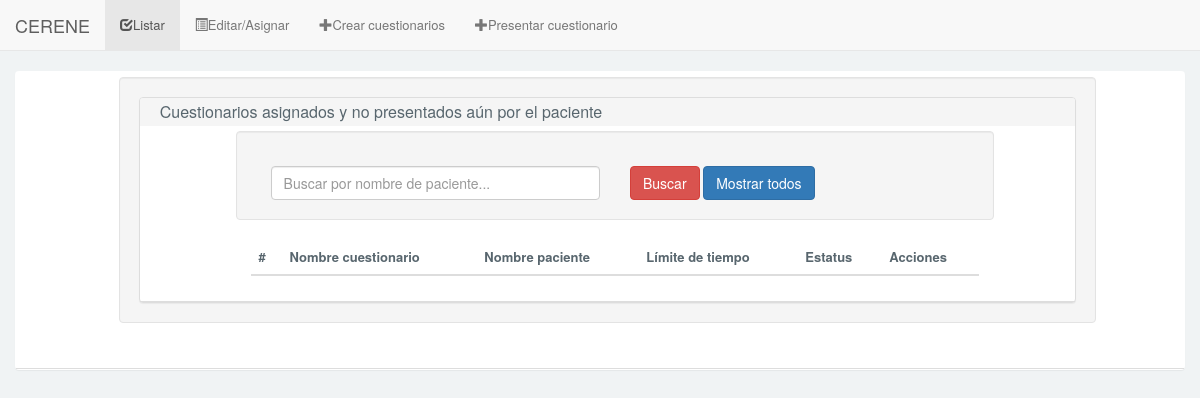
Page /Cuestionario/cuestionarioListarBuscarANP.php on the earlier database version.
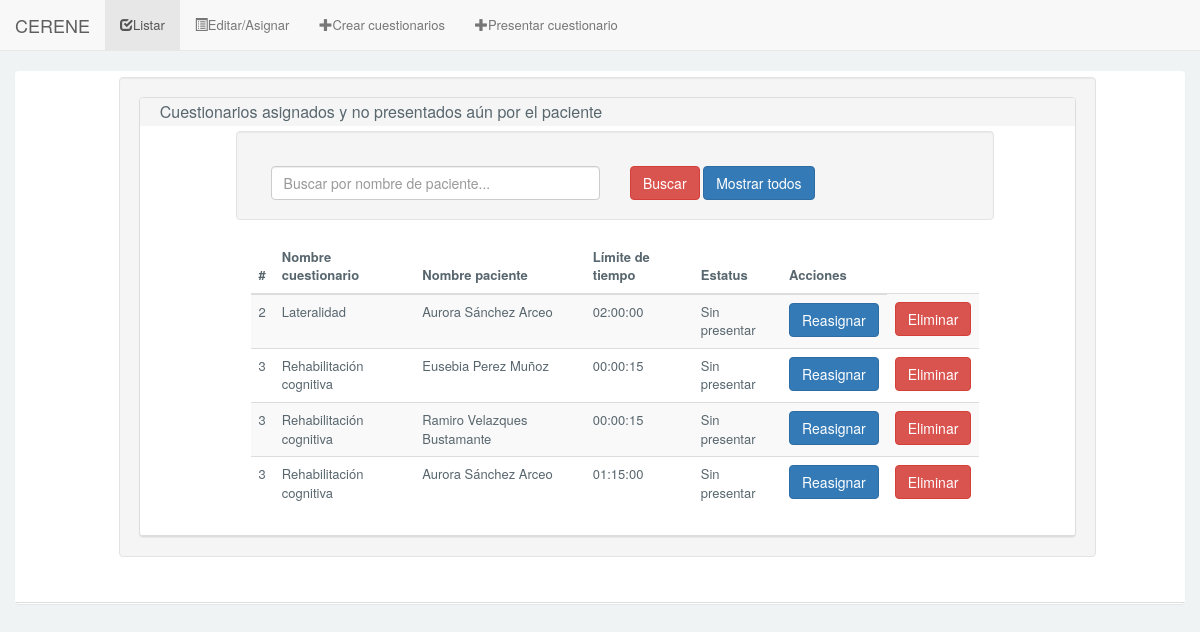
Same page on the later database version.
### tables this page shows
CREATE TABLE IF NOT EXISTS `cuestionarioResuelto` (
  `idCuestionarioResuelto` INT NOT NULL AUTO_INCREMENT,
  `estatus` TINYINT(1) NULL,
  `fecha` DATE NULL,
  `tiempoInicio` TIME NULL,
  `tiempoFin` TIME NULL,
  `limiteTiempo` TIME NULL,
  `puntuacion` INT(3) NULL,
  `intento` INT(2) NULL,
  `idPaciente` INT NOT NULL,
  `idCuestionario` INT NOT NULL,
  PRIMARY KEY (`idCuestionarioResuelto`),
  INDEX `fk_cuestionarioResuelto_Paciente1_idx` (`idPaciente` ASC),
  INDEX `fk_cuestionarioResuelto_cuestionario1_idx` (`idCuestionario` ASC),
  CONSTRAINT `fk_cuestionarioResuelto_Paciente1`
    FOREIGN KEY (`idPaciente`)
    REFERENCES `Paciente` (`idPaciente`)
    ON DELETE NO ACTION
    ON UPDATE NO ACTION,
  CONSTRAINT `fk_cuestionarioResuelto_cuestionario1`
    FOREIGN KEY (`idCuestionario`)
    REFERENCES `cuestionario` (`idCuestionario`)
    ON DELETE NO ACTION
    ON UPDATE NO ACTION);

CREATE TABLE IF NOT EXISTS `cuestionario` (
  `idCuestionario` INT NOT NULL AUTO_INCREMENT,
  `nombre` VARCHAR(200) NOT NULL,
  PRIMARY KEY (`idCuestionario`));

CREATE TABLE IF NOT EXISTS `Paciente` (
  `idPaciente` INT NOT NULL AUTO_INCREMENT,
  `nombre` VARCHAR(100) NOT NULL,
  `apellidoPaterno` VARCHAR(100) NOT NULL,
  `apellidoMaterno` VARCHAR(100) NOT NULL,
  `numHermanos` INT NOT NULL,
  `lateralidad` VARCHAR(15) NOT NULL,
  `gradoEscolar` VARCHAR(45) NOT NULL,
  `fechaNacimiento` DATE NULL,
  `calle` VARCHAR(255) NULL,
  `numero` VARCHAR(45) NULL,
  `colonia` VARCHAR(100) NULL,
  `municipio` VARCHAR(100) NULL,
  `estado` VARCHAR(50) NULL,
  `cp` INT NULL,
  `genero` VARCHAR(10) NOT NULL,
  `foto` VARCHAR(255) NULL,
  PRIMARY KEY (`idPaciente`));

### Cuestionario/models/cuestionariosResueltos_models.php (called while the page is built, shortened)
<?php
	class cuestionariosResueltos_models{
		public static function buscarANP($cadena){
			$cadena = cuestionariosResueltos_models::dividirCadena($cadena);
			$sql = "SELECT cuestionarioresuelto.idCuestionarioResuelto, cuestionarioresuelto.idCuestionario, cuestionarioresuelto.idPaciente, cuestionario.nombre AS nombreCuestionario, paciente.nombre AS nombrePaciente, paciente.apellidoPaterno, paciente.apellidoMaterno, cuestionarioresuelto.limiteTiempo, cuestionarioresuelto.estatus FROM cuestionario INNER JOIN cuestionarioresuelto ON cuestionario.idCuestionario = cuestionarioresuelto.idCuestionario INNER JOIN paciente ON cuestionarioresuelto.idPaciente = paciente.idPaciente WHERE cuestionarioresuelto.estatus = '0' AND (paciente.nombre LIKE '%$cadena%' OR paciente.apellidoPaterno LIKE '%$cadena%' OR paciente.apellidoMaterno LIKE '%$cadena%')";
			$resultado = Conexion::consultaDevolver($sql);
			return $resultado;
		}
		public static function dividirCadena($cadena){
			$lon = strlen($cadena);
			$ind = 0;
			$nombre = "";
			for($k = 0; $k<$lon; $k++){
				$caracter = substr($cadena, $k, 1);
				if($caracter != " " && $ind == 0){
					$nombre = $nombre . $caracter;
				}else{
					if($caracter == " " && $ind == 0){
						$ind = 1;
					}
				}
			}
			return $nombre;
		}
	}
?>

### Cuestionario/conexion/conexion.php (called while the page is built, shortened)
<?php
	class Conexion{
		public static function conectar(){
		    $server = "localhost";
		    $user = "root";
		    $pass = "";
		    $bd = "cuestionario";
		    $conexion = mysqli_connect($server, $user, $pass,$bd);
		    return $conexion;
		}
		public static function consultaDevolver($sql){
			$conexion = Conexion::conectar();
		    mysqli_set_charset($conexion, "utf8");
		    $resultado = mysqli_query($conexion,$sql);
		    return $resultado;
		}
	}
?>

### Cuestionario/cuestionarioListarBuscarANP.php (the view, shortened to what the changed rows need)
<!DOCTYPE html>
<html lang="es">
    <?php include("design/head.php"); ?>
    <body>
        <?php
            include("php/cuestionariosResueltos.php");
            if(isset($_POST['nombre_ANP'])){
                $cadena = $_POST['nombre_ANP'];
            }else{
                $cadena = "";
            }
            if(isset($_POST['tipo_envio'])){
                if($_POST['tipo_envio']==1){
                    $resultado2 = cuestionariosResueltos_models::buscarANP($cadena);
                }else{
                    $idCuestionarioResuelto = $_POST['id_cuestionarioresuelto'];
                    $resultado2 = cuestionariosResueltos_models::buscarANPModificado($idCuestionarioResuelto);
                }
            }else{
                $resultado2 = cuestionariosResueltos_models::buscarANP($cadena);
            }
        ?>
        <div id="content" class="article-v1">
            <div class="col-md-12">
                <div class="panel">
                    <div class="panel-body">
                        <div class="panel-group">
                        <div class="row">
                            <div class="col-md-10 col-md-offset-1 well">
                                <div class="panel panel-default">
                                <div class="panel-body">
                                    <div class="col-md-10 col-md-offset-1 bg-border table-responsive">
                                        <table class="table table-striped table-hover">
                                            <thead>
                                                <tr>
                                                    <th>#</th>
                                                    <th>Nombre cuestionario</th>
                                                    <th>Nombre paciente</th>
                                                    <th>Límite de tiempo</th>
                                                    <th>Estatus</th>
                                                    <th>Acciones</th>
                                                </tr>
                                            </thead>
                                            <tbody>
                                                <?php
                                                    while($row = mysqli_fetch_assoc($resultado2)){
                                                ?>
                                                <tr>
                                                    <td><?php echo $row['idCuestionario']; ?></td>
                                                    <td><?php echo $row['nombreCuestionario']; ?></td>
                                                    <td><?php echo $row['nombrePaciente'] . " " . $row['apellidoPaterno'] . " " . $row['apellidoMaterno']; ?></td>
                                                    <td><?php echo $row['limiteTiempo']; ?></td>
                                                    <td><?php if($row['estatus'] == '0') echo "Sin presentar"; ?></td>
                                                    <td><button type="button" class="btn btn-primary btn-md" data-toggle="modal" data-target="#myModalReasignar" onclick="recuperarId('<?php echo $row['idCuestionario'];?>','<?php echo $row['idPaciente']; ?>','<?php echo $row['limiteTiempo'];?>','<?php echo $row['idCuestionarioResuelto'];?>'),tipoBusqueda('2');">Reasignar</button></td>
                                                    <td><button type="button" class="btn btn-danger btn-md" data-toggle="modal" data-target="#myModalEliminar" onclick="eliminarId('<?php echo $row['idCuestionario'];?>','<?php echo $row['idPaciente']; ?>')">Eliminar</button></td>
                                                </tr>
                                                <?php } ?>
                                            </tbody>
                                        </table>
                                    </div>
                                </div>
                            </div>
                        </div>
                    </div>
                </div>
            </div>
        </div>
        </div>
    </div>
</body>
</html>

Differences in the rows shown:
added cuestionarioresuelto: idCuestionario "2", idCuestionario.nombre "Lateralidad", idPaciente.nombre "Aurora", idPaciente.apellidoPaterno "Sánchez", idPaciente.apellidoMaterno "Arceo", limiteTiempo "02:00:00", estatus "Sin presentar"
added cuestionarioresuelto: idCuestionario "3", idCuestionario.nombre "Rehabilitación cognitiva", idPaciente.nombre "Eusebia", idPaciente.apellidoPaterno "Perez", idPaciente.apellidoMaterno "Muñoz", limiteTiempo "00:00:15", estatus "Sin presentar"
added cuestionarioresuelto: idCuestionario "3", idCuestionario.nombre "Rehabilitación cognitiva", idPaciente.nombre "Ramiro", idPaciente.apellidoPaterno "Velazques", idPaciente.apellidoMaterno "Bustamante", limiteTiempo "00:00:15", estatus "Sin presentar"
added cuestionarioresuelto: idCuestionario "3", idCuestionario.nombre "Rehabilitación cognitiva", idPaciente.nombre "Aurora", idPaciente.apellidoPaterno "Sánchez", idPaciente.apellidoMaterno "Arceo", limiteTiempo "01:15:00", estatus "Sin presentar"
